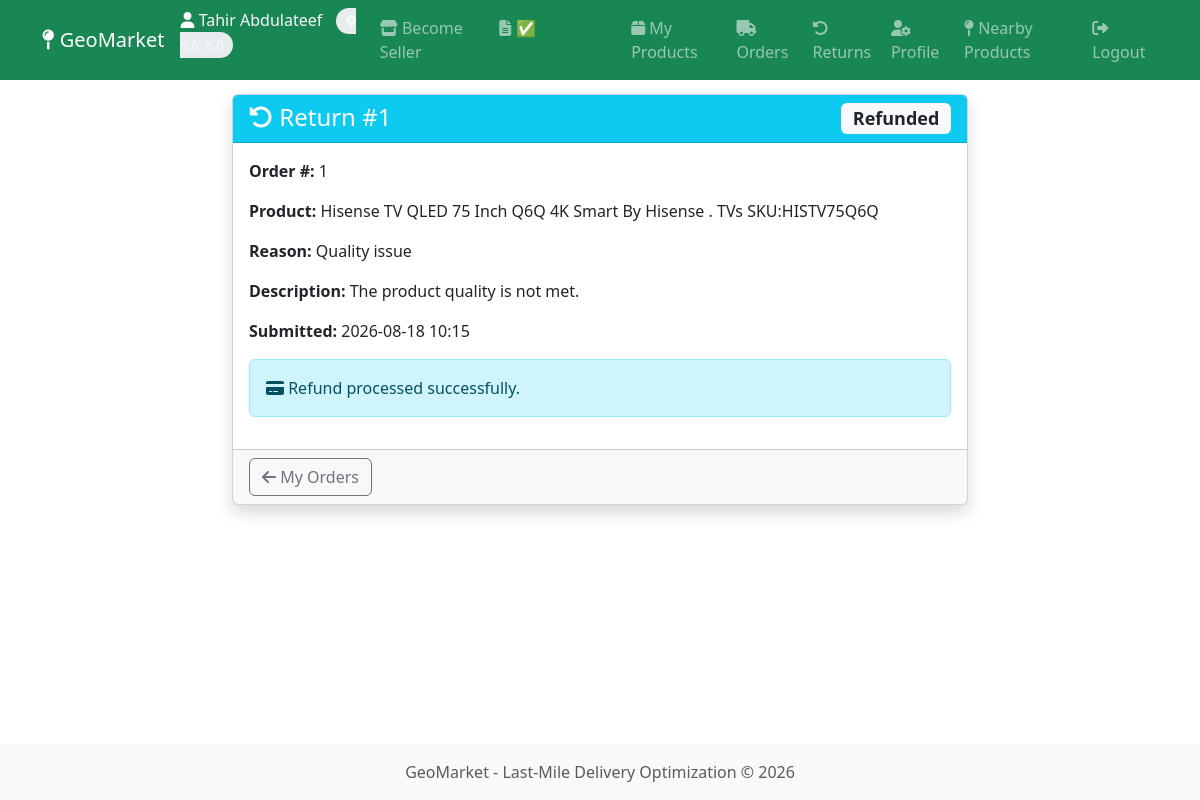
The app's page /returns/track/1 (signed in) with its own data.
### app/models.py (models this page shows, shortened)
class User(db.Model, UserMixin):
    __tablename__ = 'users'
    id = db.Column(db.Integer, primary_key=True)
    email = db.Column(db.String(120), unique=True, nullable=False, index=True)
    password_hash = db.Column(db.String(128), nullable=False)
    full_name = db.Column(db.String(100), nullable=False)
    role = db.Column(db.String(20), nullable=False, default='buyer')
    is_verified_seller = db.Column(db.Boolean, default=False)
    is_active = db.Column(db.Boolean, default=True)
    created_at = db.Column(db.DateTime, default=datetime.utcnow)
    last_login = db.Column(db.DateTime, nullable=True)
    location = db.relationship('Location', backref='user', uselist=False, cascade='all, delete-orphan')
    products = db.relationship('Product', backref='seller', lazy='dynamic')
    orders_as_buyer = db.relationship('Order', foreign_keys='Order.buyer_id', backref='buyer', lazy='dynamic')
    orders_as_seller = db.relationship('Order', foreign_keys='Order.seller_id', backref='seller', lazy='dynamic')
    seller_application = db.relationship('SellerApplication', backref='applicant', uselist=False, cascade='all, delete-orphan', foreign_keys='SellerApplication.user_id')
    def is_seller(self):
        return self.role == 'seller' and self.is_verified_seller

class ReturnRequest(db.Model):
    __tablename__ = 'return_requests'
    id = db.Column(db.Integer, primary_key=True)
    order_id = db.Column(db.Integer, db.ForeignKey('orders.id'), nullable=False)
    buyer_id = db.Column(db.Integer, db.ForeignKey('users.id'), nullable=False)
    seller_id = db.Column(db.Integer, db.ForeignKey('users.id'), nullable=False)
    reason = db.Column(db.String(100), nullable=False)  # damaged, wrong_item, not_needed, etc.
    description = db.Column(db.Text, nullable=True)
    status = db.Column(db.String(20), nullable=False, default='pending')  # pending, approved, rejected, refunded
    created_at = db.Column(db.DateTime, default=datetime.utcnow)
    updated_at = db.Column(db.DateTime, default=datetime.utcnow, onupdate=datetime.utcnow)
    order = db.relationship('Order', backref='return_requests')
    buyer = db.relationship('User', foreign_keys=[buyer_id])
    seller = db.relationship('User', foreign_keys=[seller_id])

class Order(db.Model):
    __tablename__ = 'orders'
    id = db.Column(db.Integer, primary_key=True)
    buyer_id = db.Column(db.Integer, db.ForeignKey('users.id'), nullable=False)
    seller_id = db.Column(db.Integer, db.ForeignKey('users.id'), nullable=False)
    product_id = db.Column(db.Integer, db.ForeignKey('products.id'), nullable=False)
    quantity = db.Column(db.Integer, nullable=False, default=1)
    total_price = db.Column(db.Float, nullable=False)
    status = db.Column(db.String(20), nullable=False, default='pending')
    delivery_lat = db.Column(db.Float, nullable=False)
    delivery_lng = db.Column(db.Float, nullable=False)
    delivery_address = db.Column(db.String(255), nullable=True)
    placed_at = db.Column(db.DateTime, default=datetime.utcnow)
    updated_at = db.Column(db.DateTime, default=datetime.utcnow, onupdate=datetime.utcnow)
    product = db.relationship('Product', backref='orders')

class Product(db.Model):
    __tablename__ = 'products'
    id = db.Column(db.Integer, primary_key=True)
    seller_id = db.Column(db.Integer, db.ForeignKey('users.id'), nullable=False)
    name = db.Column(db.String(200), nullable=False)
    description = db.Column(db.Text, nullable=True)
    category = db.Column(db.String(50), nullable=False)
    price = db.Column(db.Float, nullable=False)
    stock_quantity = db.Column(db.Integer, nullable=False, default=0)
    image_url = db.Column(db.String(255), nullable=True)
    is_active = db.Column(db.Boolean, default=True)
    created_at = db.Column(db.DateTime, default=datetime.utcnow)
    updated_at = db.Column(db.DateTime, default=datetime.utcnow, onupdate=datetime.utcnow)

### app/routes/returns.py (the view)
@returns_bp.route('/track/<int:return_id>')
@login_required
def track_return(return_id):
    return_request = ReturnRequest.query.get_or_404(return_id)
    if return_request.buyer_id != current_user.id and return_request.seller_id != current_user.id:
        abort(403)
    return render_template('returns/track_return.html', return_request=return_request)

### app/templates/returns/track_return.html (shortened to what this page needs)
{% extends "base.html" %}
{% block content %}
<div class="container py-4">
    <div class="row justify-content-center">
        <div class="col-md-8">
            <div class="card shadow">
                <div class="card-header bg-{{
                    'warning' if return_request.status == 'pending' else
                    'success' if return_request.status == 'approved' else
                    'danger' if return_request.status == 'rejected' else
                    'info'
                }} text-white">
                    <h4 class="mb-0">
                        <i class="fas fa-undo-alt"></i> Return #{{ return_request.id }}
                        <span class="badge bg-light text-dark float-end">
                            {{ return_request.status.capitalize() }}
                        </span>
                    </h4>
                </div>
                <div class="card-body">
                    <p><strong>Order #:</strong> {{ return_request.order.id }}</p>
                    <p><strong>Product:</strong> {{ return_request.order.product.name }}</p>
                    <p><strong>Reason:</strong> {{ return_request.reason.replace('_', ' ').capitalize() }}</p>
                    <p><strong>Description:</strong> {{ return_request.description or 'No description provided.' }}</p>
                    <p><strong>Submitted:</strong> {{ return_request.created_at.strftime('%Y-%m-%d %H:%M') }}</p>
                    {% if return_request.status == 'pending' %}
                        <div class="alert alert-warning">
                            <i class="fas fa-hourglass-half"></i> Waiting for seller review.
                        </div>
                    {% elif return_request.status == 'approved' %}
                        <div class="alert alert-success">
                            <i class="fas fa-check-circle"></i> Return approved. Please ship the item back.
                        </div>
                    {% elif return_request.status == 'rejected' %}
                        <div class="alert alert-danger">
                            <i class="fas fa-times-circle"></i> Return rejected by seller.
                        </div>
                    {% elif return_request.status == 'refunded' %}
                        <div class="alert alert-info">
                            <i class="fas fa-credit-card"></i> Refund processed successfully.
                        </div>
                    {% endif %}
                </div>
                <div class="card-footer">
                    <a href="{{ url_for('orders.buyer_history') }}" class="btn btn-outline-secondary">
                        <i class="fas fa-arrow-left"></i> My Orders
                    </a>
                </div>
            </div>
        </div>
    </div>
</div>
{% endblock %}

### app/templates/base.html (shortened to what this page needs)
<!DOCTYPE html>
<html lang="en">
<head>
    <link href="https://cdn.jsdelivr.net/npm/bootstrap@5.3.0/dist/css/bootstrap.min.css" rel="stylesheet">
    <link rel="stylesheet" href="https://cdnjs.cloudflare.com/ajax/libs/font-awesome/6.4.0/css/all.min.css">
</head>
<body>
    <nav class="navbar navbar-expand-lg navbar-dark bg-success fixed-top">
        <div class="container">
            <a class="navbar-brand" href="{{ url_for('main.index') }}">
                <i class="fas fa-map-pin"></i> GeoMarket
            </a>
            <div class="collapse navbar-collapse" id="navbarNav">
                <ul class="navbar-nav ms-auto">
                    {% if current_user.is_authenticated %}
                        <li class="nav-item">
                            <span class="navbar-text text-light">
                                <i class="fas fa-user"></i> {{ current_user.full_name }}
                                {% if current_user.location %}
                                    <span class="location-badge">
                                        <i class="fas fa-map-marker-alt"></i>
                                    </span>
                                {% endif %}
                            </span>
                        </li>
                        <li class="nav-item">
                            <a class="nav-link" href="{{ url_for('auth.apply_seller') }}">
                                <i class="fas fa-store"></i> Become Seller
                            </a>
                        </li>
                        {% if current_user.is_authenticated %}
                            {% set app = SellerApplication.query.filter_by(user_id=current_user.id).first() %}
                            {% if app %}
                                <li class="nav-item">
                                    <a class="nav-link" href="{{ url_for('auth.application_status') }}">
                                        <i class="fas fa-file-alt"></i>
                                        {% if app.status == 'pending' %}
                                            <span class="text-warning">Application Pending</span>
                                        {% elif app.status == 'approved' %}
                                            <span class="text-success">✅ Verified Seller</span>
                                        {% elif app.status == 'rejected' %}
                                            <span class="text-danger">❌ Application Rejected</span>
                                        {% endif %}
                                    </a>
                                </li>
                            {% endif %}
                        {% endif %}
                        {% if current_user.is_seller() %}
                            <li class="nav-item">
                                <a class="nav-link" href="{{ url_for('products.dashboard') }}">
                                    <i class="fas fa-box"></i> My Products
                                </a>
                            </li>
                            <li class="nav-item">
                                <a class="nav-link" href="{{ url_for('orders.seller_dashboard') }}">
                                    <i class="fas fa-truck"></i> Orders
                                </a>
                            </li>
                            <li class="nav-item">
                                <a class="nav-link" href="{{ url_for('returns.seller_returns') }}">
                                    <i class="fas fa-undo-alt"></i> Returns
                                </a>
                            </li>
                        {% endif %}
                        <li class="nav-item">
                            <a class="nav-link" href="{{ url_for('auth.profile') }}">
                                <i class="fas fa-user-cog"></i> Profile
                            </a>
                        </li>
                        <li class="nav-item">
                            <a class="nav-link" href="{{ url_for('main.index') }}">
                                <i class="fas fa-map-pin"></i> Nearby Products
                            </a>
                        </li>
                        <li class="nav-item">
                            <a class="nav-link" href="{{ url_for('auth.logout') }}">
                                <i class="fas fa-sign-out-alt"></i> Logout
                            </a>
                        </li>
                    {% endif %}
                </ul>
            </div>
        </div>
    </nav>
    <main>
        {% block content %}{% endblock %}
    </main>
    <footer class="footer mt-auto py-3 bg-light" style="position: fixed; bottom: 0; width: 100%; z-index: 1000;">
    <div class="container text-center">
        <span class="text-muted">GeoMarket - Last-Mile Delivery Optimization &copy; 2026</span>
    </div>
    </footer>
</body>
</html>

### app/templates/base.html (style rules this page uses)
body { padding-top: 70px; padding-bottom: 70px; }
.location-badge { font-size: 0.8rem; background: #e9ecef; padding: 4px 10px; border-radius: 20px; margin-left: 10px; }
:root { --primary-color: #2e7d32; --secondary-color: #4caf50; }

### records on screen
User: full_name "Tahir Abdulateef"
ReturnRequest: id "1", status "Refunded", reason.replace "Quality issue", description "The product quality is not met.", created_at "2026-08-18 10:15"
Order: order.id "1"
Product: order.product.name "Hisense TV QLED 75 Inch Q6Q 4K Smart By Hisense . TVs SKU:HISTV75Q6Q"
